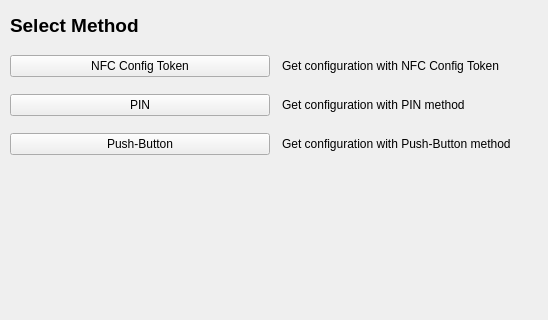
<ui version="4.0" >
 <class>SelectMethod</class>
 <widget class="QWidget" name="SelectMethod" >
  <property name="geometry" >
   <rect>
    <x>0</x>
    <y>0</y>
    <width>548</width>
    <height>320</height>
   </rect>
  </property>
  <property name="windowTitle" >
   <string/>
  </property>
  <widget class="QLabel" name="label" >
   <property name="geometry" >
    <rect>
     <x>10</x>
     <y>10</y>
     <width>521</width>
     <height>31</height>
    </rect>
   </property>
   <property name="font" >
    <font>
     <pointsize>14</pointsize>
     <weight>75</weight>
     <bold>true</bold>
    </font>
   </property>
   <property name="text" >
    <string>Select Method</string>
   </property>
  </widget>
  <widget class="QWidget" name="gridLayout" >
   <property name="geometry" >
    <rect>
     <x>10</x>
     <y>50</y>
     <width>531</width>
     <height>110</height>
    </rect>
   </property>
   <layout class="QGridLayout" >
    <property name="margin" >
     <number>0</number>
    </property>
    <property name="spacing" >
     <number>12</number>
    </property>
    <item row="0" column="0" >
     <widget class="QPushButton" name="pbNfc" >
      <property name="text" >
       <string>NFC Config Token</string>
      </property>
     </widget>
    </item>
    <item row="2" column="0" >
     <widget class="QPushButton" name="pbPbc" >
      <property name="text" >
       <string>Push-Button</string>
      </property>
     </widget>
    </item>
    <item row="2" column="1" >
     <widget class="QLabel" name="lblPbc" >
      <property name="text" >
       <string>Get configuration with Push-Button method</string>
      </property>
     </widget>
    </item>
    <item row="1" column="0" >
     <widget class="QPushButton" name="pbPin" >
      <property name="text" >
       <string>PIN</string>
      </property>
     </widget>
    </item>
    <item row="0" column="1" >
     <widget class="QLabel" name="lblNfc" >
      <property name="text" >
       <string>Get configuration with NFC Config Token</string>
      </property>
     </widget>
    </item>
    <item row="1" column="1" >
     <widget class="QLabel" name="lblPin" >
      <property name="text" >
       <string>Get configuration with PIN method</string>
      </property>
     </widget>
    </item>
   </layout>
  </widget>
 </widget>
 <tabstops>
  <tabstop>pbNfc</tabstop>
  <tabstop>pbPin</tabstop>
  <tabstop>pbPbc</tabstop>
 </tabstops>
 <resources/>
 <connections/>
</ui>
